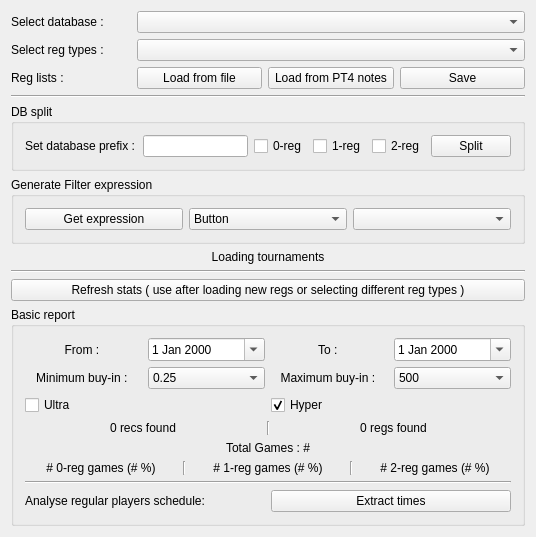
<?xml version="1.0" encoding="UTF-8"?>
<ui version="4.0">
 <class>MainWindow</class>
 <widget class="QMainWindow" name="MainWindow">
  <property name="geometry">
   <rect>
    <x>0</x>
    <y>0</y>
    <width>536</width>
    <height>504</height>
   </rect>
  </property>
  <property name="windowTitle">
   <string>RegStats v0.01</string>
  </property>
  <widget class="QWidget" name="centralWidget">
   <layout class="QVBoxLayout" name="verticalLayout">
    <item>
     <layout class="QHBoxLayout" name="horizontalLayout">
      <item>
       <widget class="QLabel" name="label">
        <property name="minimumSize">
         <size>
          <width>120</width>
          <height>0</height>
         </size>
        </property>
        <property name="maximumSize">
         <size>
          <width>120</width>
          <height>16777215</height>
         </size>
        </property>
        <property name="text">
         <string>Select database : </string>
        </property>
       </widget>
      </item>
      <item>
       <widget class="QComboBox" name="databaseCombo"/>
      </item>
     </layout>
    </item>
    <item>
     <layout class="QHBoxLayout" name="horizontalLayout_5">
      <item>
       <widget class="QLabel" name="label_2">
        <property name="minimumSize">
         <size>
          <width>120</width>
          <height>0</height>
         </size>
        </property>
        <property name="maximumSize">
         <size>
          <width>120</width>
          <height>16777215</height>
         </size>
        </property>
        <property name="text">
         <string>Select reg types : </string>
        </property>
       </widget>
      </item>
      <item>
       <widget class="QComboBox" name="regTypeCombo"/>
      </item>
     </layout>
    </item>
    <item>
     <layout class="QHBoxLayout" name="horizontalLayout_4">
      <item>
       <widget class="QLabel" name="label_3">
        <property name="sizePolicy">
         <sizepolicy hsizetype="Minimum" vsizetype="Preferred">
          <horstretch>0</horstretch>
          <verstretch>0</verstretch>
         </sizepolicy>
        </property>
        <property name="minimumSize">
         <size>
          <width>120</width>
          <height>0</height>
         </size>
        </property>
        <property name="maximumSize">
         <size>
          <width>120</width>
          <height>16777215</height>
         </size>
        </property>
        <property name="text">
         <string>Reg lists :  </string>
        </property>
       </widget>
      </item>
      <item>
       <widget class="QPushButton" name="regLoadButton">
        <property name="maximumSize">
         <size>
          <width>16777215</width>
          <height>16777215</height>
         </size>
        </property>
        <property name="text">
         <string>Load from file</string>
        </property>
       </widget>
      </item>
      <item>
       <widget class="QPushButton" name="reg_load_pt4_button">
        <property name="text">
         <string>Load from PT4 notes</string>
        </property>
       </widget>
      </item>
      <item>
       <widget class="QPushButton" name="regSaveButton">
        <property name="minimumSize">
         <size>
          <width>75</width>
          <height>0</height>
         </size>
        </property>
        <property name="maximumSize">
         <size>
          <width>16777215</width>
          <height>16777215</height>
         </size>
        </property>
        <property name="text">
         <string>Save</string>
        </property>
       </widget>
      </item>
     </layout>
    </item>
    <item>
     <widget class="Line" name="line">
      <property name="orientation">
       <enum>Qt::Horizontal</enum>
      </property>
     </widget>
    </item>
    <item>
     <widget class="QGroupBox" name="dbSplitGroup">
      <property name="styleSheet">
       <string notr="true"/>
      </property>
      <property name="title">
       <string>DB split</string>
      </property>
      <layout class="QHBoxLayout" name="horizontalLayout_6">
       <item>
        <widget class="QLabel" name="label_4">
         <property name="maximumSize">
          <size>
           <width>112</width>
           <height>16777215</height>
          </size>
         </property>
         <property name="styleSheet">
          <string notr="true">font : regular</string>
         </property>
         <property name="text">
          <string>Set database prefix : </string>
         </property>
        </widget>
       </item>
       <item>
        <widget class="QLineEdit" name="dbPrefixEdit">
         <property name="maximumSize">
          <size>
           <width>200</width>
           <height>16777215</height>
          </size>
         </property>
         <property name="styleSheet">
          <string notr="true">font: regular</string>
         </property>
        </widget>
       </item>
       <item>
        <widget class="QCheckBox" name="zero_reg_checkbox">
         <property name="text">
          <string>0-reg</string>
         </property>
        </widget>
       </item>
       <item>
        <widget class="QCheckBox" name="one_reg_checkbox">
         <property name="text">
          <string>1-reg</string>
         </property>
        </widget>
       </item>
       <item>
        <widget class="QCheckBox" name="two_reg_checkbox">
         <property name="text">
          <string>2-reg</string>
         </property>
        </widget>
       </item>
       <item>
        <widget class="QPushButton" name="dbSplitButton">
         <property name="styleSheet">
          <string notr="true">font: regular</string>
         </property>
         <property name="text">
          <string>Split</string>
         </property>
        </widget>
       </item>
      </layout>
     </widget>
    </item>
    <item>
     <widget class="QGroupBox" name="filterExpressionGroup">
      <property name="title">
       <string>Generate Filter expression</string>
      </property>
      <layout class="QHBoxLayout" name="horizontalLayout_7">
       <item>
        <widget class="QPushButton" name="getExpressionButton">
         <property name="text">
          <string>Get expression</string>
         </property>
        </widget>
       </item>
       <item>
        <widget class="QComboBox" name="positionCombo">
         <item>
          <property name="text">
           <string>Button</string>
          </property>
         </item>
         <item>
          <property name="text">
           <string>Small Blind</string>
          </property>
         </item>
         <item>
          <property name="text">
           <string>Big Blind</string>
          </property>
         </item>
        </widget>
       </item>
       <item>
        <widget class="QComboBox" name="expressionRegTypes"/>
       </item>
      </layout>
     </widget>
    </item>
    <item>
     <widget class="QLabel" name="loadingLabel">
      <property name="enabled">
       <bool>true</bool>
      </property>
      <property name="text">
       <string>Loading tournaments</string>
      </property>
      <property name="alignment">
       <set>Qt::AlignCenter</set>
      </property>
     </widget>
    </item>
    <item>
     <widget class="Line" name="line_2">
      <property name="frameShadow">
       <enum>QFrame::Sunken</enum>
      </property>
      <property name="orientation">
       <enum>Qt::Horizontal</enum>
      </property>
     </widget>
    </item>
    <item>
     <widget class="QPushButton" name="refreshBtutton">
      <property name="text">
       <string>Refresh stats ( use after loading new regs or selecting different reg types )</string>
      </property>
     </widget>
    </item>
    <item>
     <widget class="QGroupBox" name="basicReportGroup">
      <property name="title">
       <string>Basic report</string>
      </property>
      <layout class="QVBoxLayout" name="verticalLayout_2">
       <item>
        <layout class="QHBoxLayout" name="horizontalLayout_8">
         <item>
          <widget class="QLabel" name="label_5">
           <property name="text">
            <string>From : </string>
           </property>
           <property name="alignment">
            <set>Qt::AlignCenter</set>
           </property>
          </widget>
         </item>
         <item>
          <widget class="QDateEdit" name="from_date_edit">
           <property name="calendarPopup">
            <bool>true</bool>
           </property>
          </widget>
         </item>
         <item>
          <widget class="QLabel" name="label_6">
           <property name="text">
            <string>To : </string>
           </property>
           <property name="alignment">
            <set>Qt::AlignCenter</set>
           </property>
          </widget>
         </item>
         <item>
          <widget class="QDateEdit" name="to_date_edit">
           <property name="calendarPopup">
            <bool>true</bool>
           </property>
          </widget>
         </item>
        </layout>
       </item>
       <item>
        <layout class="QHBoxLayout" name="horizontalLayout_9">
         <item>
          <widget class="QLabel" name="label_8">
           <property name="text">
            <string>Minimum buy-in : </string>
           </property>
           <property name="alignment">
            <set>Qt::AlignCenter</set>
           </property>
          </widget>
         </item>
         <item>
          <widget class="QComboBox" name="min_stake_combo">
           <item>
            <property name="text">
             <string>0.25</string>
            </property>
           </item>
           <item>
            <property name="text">
             <string>1</string>
            </property>
           </item>
           <item>
            <property name="text">
             <string>3</string>
            </property>
           </item>
           <item>
            <property name="text">
             <string>5</string>
            </property>
           </item>
           <item>
            <property name="text">
             <string>7</string>
            </property>
           </item>
           <item>
            <property name="text">
             <string>15</string>
            </property>
           </item>
           <item>
            <property name="text">
             <string>30</string>
            </property>
           </item>
           <item>
            <property name="text">
             <string>60</string>
            </property>
           </item>
           <item>
            <property name="text">
             <string>100</string>
            </property>
           </item>
           <item>
            <property name="text">
             <string>250</string>
            </property>
           </item>
           <item>
            <property name="text">
             <string>500</string>
            </property>
           </item>
          </widget>
         </item>
         <item>
          <widget class="QLabel" name="label_7">
           <property name="text">
            <string>Maximum buy-in : </string>
           </property>
           <property name="alignment">
            <set>Qt::AlignCenter</set>
           </property>
          </widget>
         </item>
         <item>
          <widget class="QComboBox" name="max_stake_combo">
           <item>
            <property name="text">
             <string>500</string>
            </property>
           </item>
           <item>
            <property name="text">
             <string>250</string>
            </property>
           </item>
           <item>
            <property name="text">
             <string>100</string>
            </property>
           </item>
           <item>
            <property name="text">
             <string>60</string>
            </property>
           </item>
           <item>
            <property name="text">
             <string>30</string>
            </property>
           </item>
           <item>
            <property name="text">
             <string>15</string>
            </property>
           </item>
           <item>
            <property name="text">
             <string>7</string>
            </property>
           </item>
           <item>
            <property name="text">
             <string>3</string>
            </property>
           </item>
           <item>
            <property name="text">
             <string>1</string>
            </property>
           </item>
           <item>
            <property name="text">
             <string>0.25</string>
            </property>
           </item>
          </widget>
         </item>
        </layout>
       </item>
       <item>
        <layout class="QHBoxLayout" name="horizontalLayout_CheckDescriptions">
         <item>
          <widget class="QCheckBox" name="ultra_checkBox">
           <property name="text">
            <string>Ultra </string>
           </property>
           <property name="checked">
            <bool>false</bool>
           </property>
          </widget>
         </item>
         <item>
          <widget class="QCheckBox" name="hyper_checkBox">
           <property name="text">
            <string>Hyper</string>
           </property>
           <property name="checked">
            <bool>true</bool>
           </property>
          </widget>
         </item>
        </layout>
       </item>
       <item>
        <layout class="QHBoxLayout" name="horizontalLayout_2">
         <item>
          <widget class="QLabel" name="recCountLabel">
           <property name="text">
            <string>0 recs found</string>
           </property>
           <property name="alignment">
            <set>Qt::AlignCenter</set>
           </property>
          </widget>
         </item>
         <item>
          <widget class="Line" name="line_3">
           <property name="orientation">
            <enum>Qt::Vertical</enum>
           </property>
          </widget>
         </item>
         <item>
          <widget class="QLabel" name="regCountLabel">
           <property name="text">
            <string>0 regs found</string>
           </property>
           <property name="alignment">
            <set>Qt::AlignCenter</set>
           </property>
          </widget>
         </item>
        </layout>
       </item>
       <item>
        <widget class="QLabel" name="total_games_label">
         <property name="text">
          <string>Total Games : #</string>
         </property>
         <property name="alignment">
          <set>Qt::AlignCenter</set>
         </property>
        </widget>
       </item>
       <item>
        <layout class="QHBoxLayout" name="horizontalLayout_3">
         <item>
          <widget class="QLabel" name="zeroRegLabel">
           <property name="text">
            <string># 0-reg games (# %)</string>
           </property>
           <property name="alignment">
            <set>Qt::AlignCenter</set>
           </property>
          </widget>
         </item>
         <item>
          <widget class="Line" name="line_4">
           <property name="orientation">
            <enum>Qt::Vertical</enum>
           </property>
          </widget>
         </item>
         <item>
          <widget class="QLabel" name="oneRegLabel">
           <property name="text">
            <string># 1-reg games (# %)</string>
           </property>
           <property name="alignment">
            <set>Qt::AlignCenter</set>
           </property>
          </widget>
         </item>
         <item>
          <widget class="Line" name="line_5">
           <property name="orientation">
            <enum>Qt::Vertical</enum>
           </property>
          </widget>
         </item>
         <item>
          <widget class="QLabel" name="twoRegLabel">
           <property name="text">
            <string># 2-reg games (# %)</string>
           </property>
           <property name="alignment">
            <set>Qt::AlignCenter</set>
           </property>
          </widget>
         </item>
        </layout>
       </item>
       <item>
        <widget class="Line" name="line_6">
         <property name="orientation">
          <enum>Qt::Horizontal</enum>
         </property>
        </widget>
       </item>
       <item>
        <layout class="QHBoxLayout" name="horizontalLayout_Analyse">
         <item>
          <widget class="QLabel" name="label_9">
           <property name="text">
            <string>Analyse regular players schedule:</string>
           </property>
          </widget>
         </item>
         <item>
          <widget class="QPushButton" name="extractTimesButton">
           <property name="focusPolicy">
            <enum>Qt::StrongFocus</enum>
           </property>
           <property name="text">
            <string>Extract times</string>
           </property>
          </widget>
         </item>
        </layout>
       </item>
      </layout>
     </widget>
    </item>
   </layout>
  </widget>
  <action name="actionConfigure">
   <property name="text">
    <string>Configure</string>
   </property>
  </action>
 </widget>
 <layoutdefault spacing="6" margin="11"/>
 <resources/>
 <connections/>
</ui>
